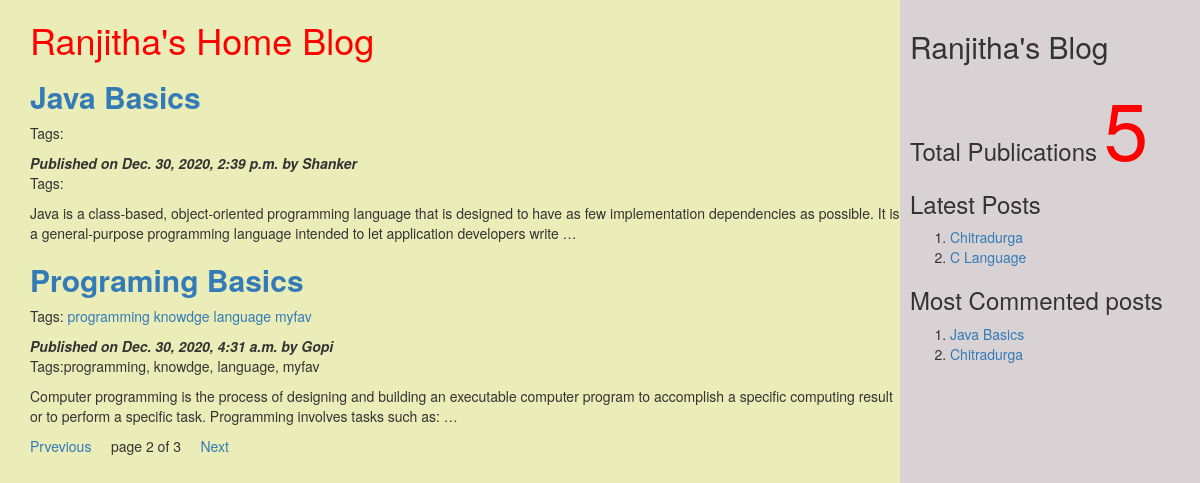
Screenshot of /?page=2 with the database file from the repository.
### myApp/models.py (models this page shows, shortened)
class Post(models.Model):
    tags=TaggableManager()
    STATUS_CHOICES=(('draft','Draft'),('published','Published'))
    title=models.CharField(max_length=200)
    slug=models.SlugField(max_length=264,unique_for_date='publish')
    author=models.ForeignKey(User,related_name='blog_posts',on_delete=models.CASCADE)
    body=models.TextField()
    publish=models.DateTimeField(default=timezone.now)
    created=models.DateTimeField(auto_now_add=True)
    updated=models.DateTimeField(auto_now=True)
    status=models.CharField(max_length=20,choices=STATUS_CHOICES,default='draft')
    objects=CustomManager()
    class Meta:
        ordering=('-publish',)
    def get_absolute_url(self):
        return reverse('post_detail',args=[self.publish.year,self.publish.strftime('%m'),self.publish.strftime('%d'),self.slug])

### myApp/views.py (the view)
# urls.py: url(r'^$',views.post_list_view),
def post_list_view(request,tag_slug=None):
    post_list=Post.objects.all()
    tag=None
    if tag_slug:
        tag=get_object_or_404(Tag,slug=tag_slug) #provided slug
        post_list=post_list.filter(tags__in=[tag])
    paginator=Paginator(post_list,2) #step1
    page_number=request.GET.get('page')#step2
    try:
        post_list=paginator.page(page_number)#step2
    except PageNotAnInteger:
        post_list=paginator.page(1)#step3
    except EmptyPage:
        post_list=Paginator.page(paginator.num_pages) #page4
    d={'post_list':post_list,'tag':tag}
    return render(request,'myApp/post_list.html',d)

### myApp/models.py (called while the page is built)
    def get_queryset(self):
        return super().get_queryset().filter(status='published')

### myApp/templatetags/mytags.py (called while the page is built)
@register.simple_tag
def total_posts():
    return Post.objects.count()

@register.inclusion_tag('myApp/latest_post.html')
def show_latest_posts(count=3):
    latest_post=Post.objects.order_by('-publish')[:count]
    return {'latest_posts':latest_post}

@register.simple_tag
def get_most_commented_posts(count=2):
    return Post.objects.annotate(total_comments=Count('comments')).order_by('-total_comments')[:count]

### templates/myApp/post_list.html (shortened to what this page needs)
<!DOCTYPE html>
<html lang="en" dir="ltr">
{%extends 'myApp/parent.html'%}
    {% block content_block%}
    <h1 style="color:red">Ranjitha's Home Blog</h1>
    {%for post in post_list%}
    <a href="{{post.get_absolute_url}}"><h2><b>{{post.title}}</b></h2></a>
    <p>Tags:
      {%for t in post.tags.all%}
      <a href="{%url 'post_list_by_tag_name' t.slug%}">{{t.name}}</a>
      {%endfor%}</p>
    <i><b>Published on {{post.publish}} by {{post.author|title}}</b></i>
    <p>Tags:{{post.tags.all|join:', '}}</p>
    {{post.body|truncatewords:30|linebreaks}}
    {%endfor%}
    {%include 'myApp/pagination.html' with page=post_list%}
    {%endblock%}

### templates/myApp/parent.html (shortened to what this page needs)
<html>
{% load mytags %}
  <head>
    <link rel="stylesheet" href="https://maxcdn.bootstrapcdn.com/bootstrap/3.3.7/css/bootstrap.min.css">
  </head>
  <body>
    <div class="content" style="width:75%;float:left;background-color:#eaedb7;height:1000px;padding:0 0 0 30px">
     {%block content_block%}
      {%endblock%}
    </div>
    <div class="sidebar" style="width:25%;float:right;background-color:#d9d2d4;height:1000px;padding:10px">
      <h2>Ranjitha's Blog</h2>
      <h3> Total Publications
        <span style="color:red; font-size:80px">
        {% total_posts %}
        </span>
        <h3>Latest Posts </h3>
        {%show_latest_posts 2%}
        <h3>Most Commented posts</h3>
        {% get_most_commented_posts as m %}
        <ol>
          {% for post in m%}
          <li><a href="{{post.get_absolute_url}}">{{post.title}}</a></li>
          {%endfor%}
        </ol>
  </body>
</html>

### templates/myApp/pagination.html
<!DOCTYPE html>
<html lang="en" dir="ltr">
  <body>
    <div class="paginator">
      {%if page.has_previous%}
      <a href="?page={{page.previous_page_number}}">Prvevious</a> &nbsp &nbsp
      {%endif%}
      <span>page {{page.number}} of {{page.paginator.num_pages}}</span> &nbsp &nbsp
      {%if page.has_next%}
      <a href="?page={{page.next_page_number}}">Next</a> &nbsp &nbsp
      {%endif%}
    </div>
  </body>
</html>

### templates/myApp/latest_post.html
<!DOCTYPE html>
  <body>
    <ol>
    {%for post in latest_posts %}
    <li><a href="{{post.get_absolute_url}}">{{post.title}}</a></li>
    {%endfor%}
      </ol>
  </body>
</html>

### rows the page displays
Post: title "Java Basics", publish "Dec. 30, 2020, 2:39 p.m.", author "Shanker", body "Java is a class-based, object-oriented programming language that is designed to have as few implementation dependencies as possible. It is a general-purpose programming language intended to let application developers write …"
Post: title "Programing Basics", publish "Dec. 30, 2020, 4:31 a.m.", author "Gopi", tags.all "programming, knowdge, language, myfav", body "Computer programming is the process of designing and building an executable computer program to accomplish a specific computing result or to perform a specific task. Programming involves tasks such as: …"
Tag: name "programming"
Tag: name "knowdge"
Tag: name "language"
Tag: name "myfav"
Post: title "Chitradurga"
Post: title "C Language"

### other values shown
{{ page.number }} "2"
{{ page.paginator.num_pages }} "3"
